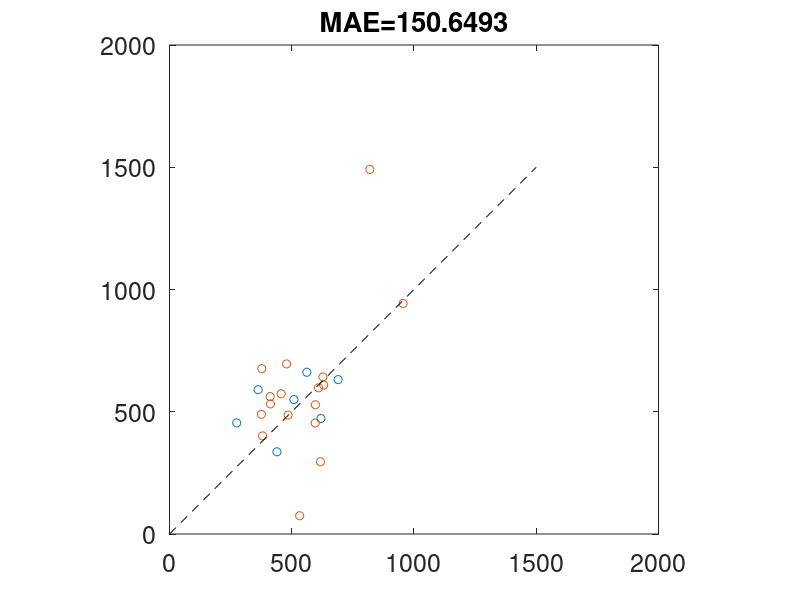
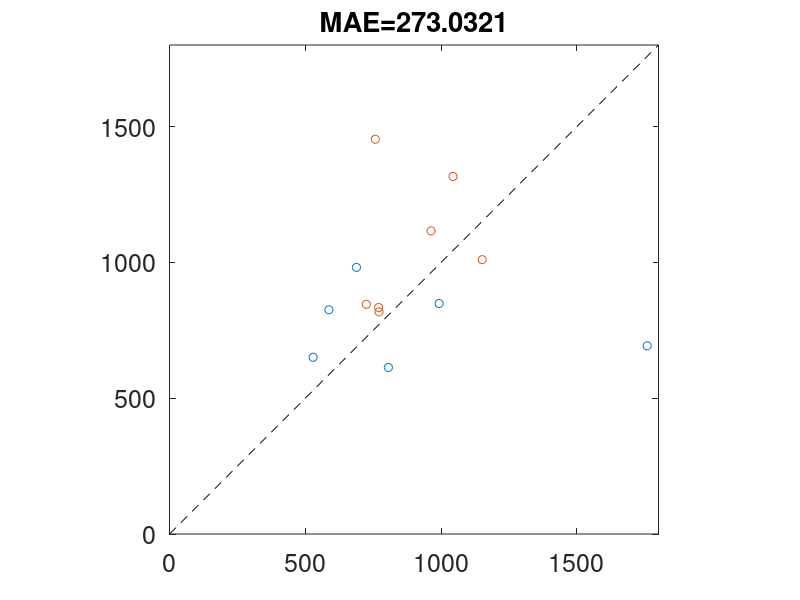
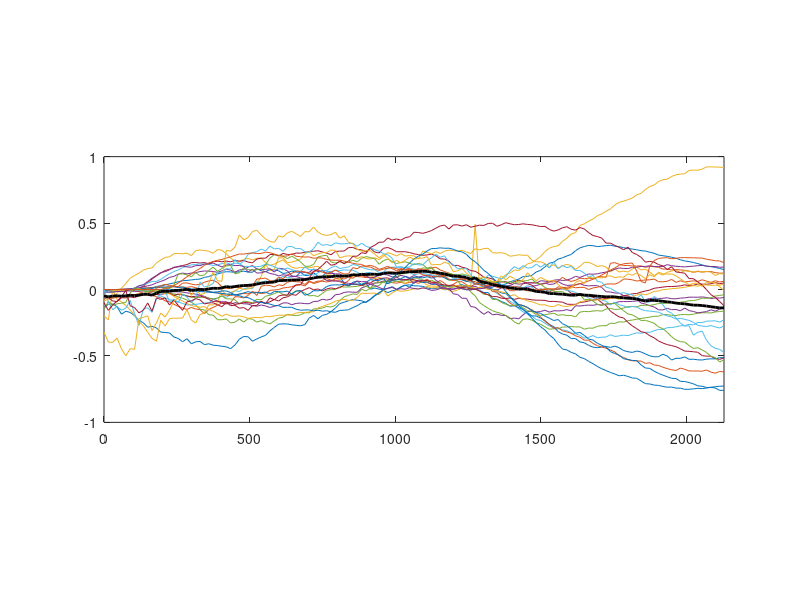
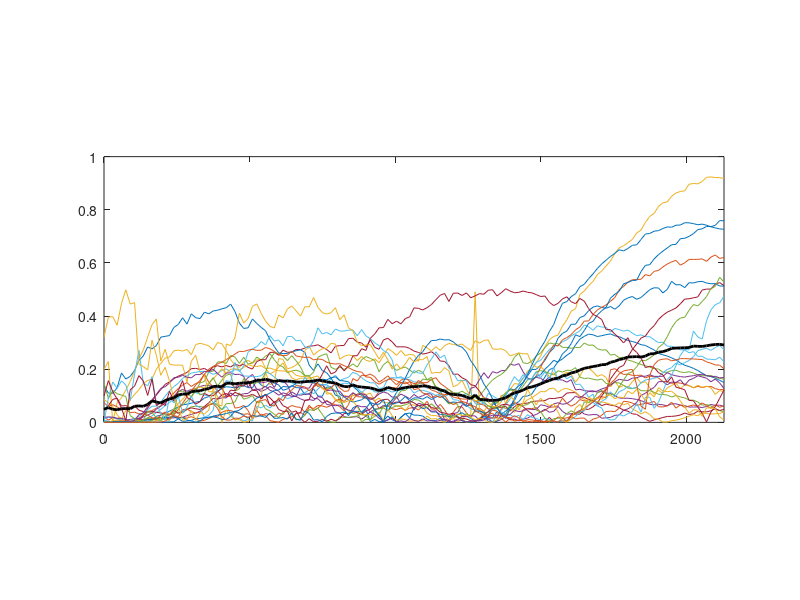

Reproduce these figures in MATLAB, in order. (Note: this script raises an error after producing the figures.)
clc, clear all

%% Load/compile data
analysis_stor = [];
tc_stor = {};

load 181216_NoFB_Analysis.mat
analysis_stor = [analysis_stor; extract_data];
tc_stor = [tc_stor data_stor];

load 181216_FB1_Analysis.mat
analysis_stor = [analysis_stor; extract_data];
tc_stor = [tc_stor data_stor];

load 181216_FB2_Analysis.mat
analysis_stor = [analysis_stor; extract_data];
tc_stor = [tc_stor data_stor];

%% Rename
ta_model = analysis_stor(:,1);
td_model = analysis_stor(:,2);
ta_data = analysis_stor(:,3);
td_data = analysis_stor(:,4);
GFP_ta_low = analysis_stor(:,5);
GFP_ta_hi = analysis_stor(:,6);

%% Plot Ta vs Ta
x = ta_model;
y = ta_data;
X = [ones(length(x),1) x];
b = X\y;
yCalc2 = X*b;
Rsq2_ta = 1 - sum((y - yCalc2).^2)/sum((y - mean(y)).^2)


MAE_ta = sum(abs(ta_model-ta_data))/length(ta_model)
% RMSD_ta = sqrt(sum((ta_model-ta_data).^2)/length(ta_model))
MAE_ta_noFB = sum(abs(ta_model(1:7)-ta_data(1:7)))/length(ta_model(1:7))
MAE_ta_withFB = sum(abs(ta_model(8:end)-ta_data(8:end)))/length(ta_model(8:end))


figure(1)
    plot(ta_model(1:7),ta_data(1:7),'o'); hold on
    plot(ta_model(8:end),ta_data(8:end),'o'); hold on
    plot([0 1500],[0 1500],'k--'); hold on
    pbaspect([1 1 1])
    set(gca,'FontSize',18)
    title(['MAE=' num2str(MAE_ta)])
%     xlim([0 1000])
%     ylim([0 1000])

%% Plot Td vs Td
ind = find(td_data<3000);
% ind = find((td_data<3000)&(td_model<1500));

x = td_model(ind);
y = td_data(ind);
X = [ones(length(x),1) x];
b = X\y;
yCalc2 = X*b;
Rsq2_td = 1 - sum((y - yCalc2).^2)/sum((y - mean(y)).^2)


MAE_td = sum(abs(td_model(ind)-td_data(ind)))/length(td_data(ind))
RMSD_td = sqrt(sum((td_model(ind)-td_data(ind)).^2)/length(td_data(ind)))

MAE_td_noFB = sum(abs(td_model(ind(1:6))-td_data(ind(1:6))))/length(td_data(ind(1:6)))
MAE_td_withFB = sum(abs(td_model(ind(7:end))-td_data(ind(7:end))))/length(td_data(ind(7:end)))

% figure(2)
%     plot(td_model(ind),td_data(ind),'o'); hold on
%     plot([0 1800],[0 1800],'k--');
%     pbaspect([1 1 1])
%     xticks([0 500 1000 1500])
%     yticks([0 500 1000 1500])
%     set(gca,'FontSize',18)
%     title(['MAE=' num2str(MAE_td)])
% %     xlim([0 1800])
% %     ylim([0 1800])


figure(2)
    plot(td_model(ind(1:6)),td_data(ind(1:6)),'o'); hold on
    plot(td_model(ind(7:end)),td_data(ind(7:end)),'o'); hold on
    plot([0 1800],[0 1800],'k--');
    pbaspect([1 1 1])
    xticks([0 500 1000 1500])
    yticks([0 500 1000 1500])
    set(gca,'FontSize',18)
    title(['MAE=' num2str(MAE_td)])
    xlim([0 1800])
    ylim([0 1800])

    
%% Model - data

error_GFP = [];

figure(3)
for i=1:length(tc_stor)
    time = tc_stor{i}(:,1);
    data_GFP = tc_stor{i}(:,2);
    model_GFP = tc_stor{i}(:,3);
    error_GFP(:,i) = model_GFP-data_GFP;
    
    plot(time,model_GFP-data_GFP); hold on
    xlim([time(1) time(end)])
    pbaspect([7/3 1 1])
end

figure(3)
    plot(time,mean(error_GFP'),'k-','LineWidth',2)


error_abs_GFP = [];


figure(4)
for i=1:length(tc_stor)
    time = tc_stor{i}(:,1);
    data_GFP = tc_stor{i}(:,2);
    model_GFP = tc_stor{i}(:,3);
    error_abs_GFP(:,i) = abs(model_GFP-data_GFP);

    plot(time,abs(model_GFP-data_GFP)); hold on
    xlim([time(1) time(end)])
    pbaspect([7/3 1 1])
end


figure(4)
    plot(time,mean(error_abs_GFP'),'k-','LineWidth',2)
    
 
ymax = 18;
nbins = linspace(-1,1,12);
yratio = 1.2;

figure(6)
    subplot(1,6,1)
    histogram(error_GFP(4*4,:),nbins)
    ylim([0 ymax])
    pbaspect([1 yratio 1])
    
    subplot(1,6,2)
    histogram(error_GFP(10*4,:),nbins)
    ylim([0 ymax])
    pbaspect([1 yratio 1])
    
    subplot(1,6,3)
    histogram(error_GFP(16*4,:),nbins)
    ylim([0 ymax])
    pbaspect([1 yratio 1])

    subplot(1,6,4)
    histogram(error_GFP(22*4,:),nbins)
    ylim([0 ymax])
    pbaspect([1 yratio 1])

    subplot(1,6,5)
    histogram(error_GFP(28*4,:),nbins)
    ylim([0 ymax])
    pbaspect([1 yratio 1])

    subplot(1,6,6)
    histogram(error_GFP(34*4,:),nbins)
    ylim([0 ymax])
    pbaspect([1 yratio 1])
